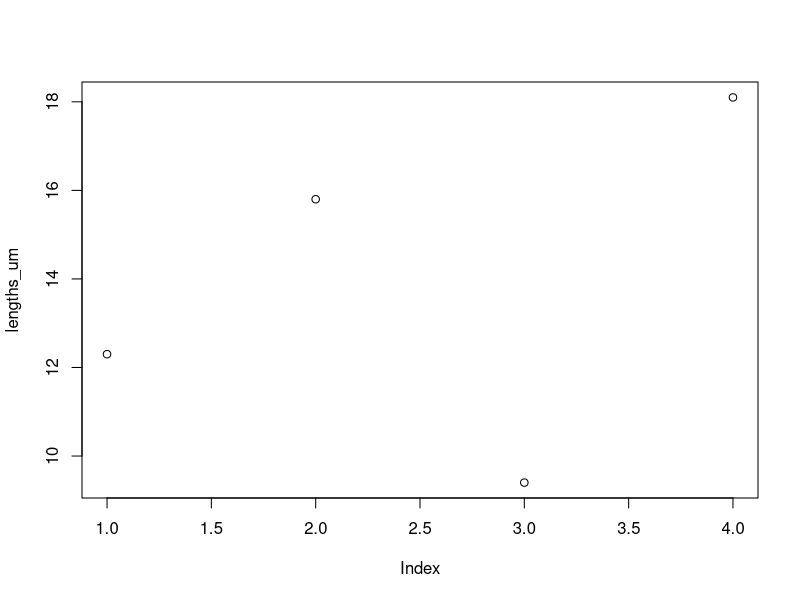

Write R code to recreate this figure. (Note: this script raises an error after producing the figure.)
## ---- chunk 1
# This is a code block
# It starts with ```{r} and ends with ```
# Lines that start with "#" are comments in R. These lines are ignored when the code is executed.
## ---- chunk 2
# Numeric vector
lengths_um <- c(12.3, 15.8, 9.4, 18.1)
print(lengths_um)

# Character vector
conditions <- c("control", "condition_1", "condition_2")
print(conditions)

# Logical vector (TRUE/FALSE)
keepers <- c(TRUE, FALSE, TRUE, TRUE)
print(keepers)

# We can apply functions to vectors
length(lengths_um)      # how many elements?
class(lengths_um)       # what type?

## ---- chunk 3
# In R, most operators and many functions are *vectorized*:
# they act on every element of a vector without writing a loop.

# Example vector 
lengths_um <- c(12.3, 15.8, 9.4, 18.1)
## ---- chunk 4
lengths_um + 3      # add 3 to every element
lengths_um * 5      # multiply every element by 5
lengths_um / 2      # divide every element by 2
lengths_um ^ 2      # square each element

# Elementwise arithmetic with another vector (same length)
noise <- c(0.5, -0.2, 0.0, 1.1)
lengths_um + noise
lengths_um - noise
## ---- chunk 5
# If lengths are compatible (e.g., 4 and 2), R "recycles" the shorter vector.
adjust <- c(-1, +1)
lengths_um + adjust    # adds -1, +1, -1, +1 to the four elements in turn

# ⚠️ If lengths aren't multiples, R still recycles but issues a warning.
odd <- c(1, 2, 3)
lengths_um + odd       # expect a warning; avoid this pattern
## ---- chunk 6
log10(lengths_um)
sqrt(lengths_um)
round(lengths_um,digits = 0)

# Vectorized summaries and cumulative ops
mean(lengths_um)               # single-number summary
cumsum(lengths_um)             # running sum
range(lengths_um)              # min and max

# Vectorized comparisons and logical operations
lengths_um > 12                # elementwise comparison → logical vector
which(lengths_um > 12)        # indices where condition is TRUE

# Plotting is also vectorised
plot(lengths_um)
## ---- chunk 7
# Build a tiny data frame from vectors
df_demo <- data.frame(
  control     = c(0.45, 0.62, 0.51),
  condition_1 = c(0.60, 0.70, 0.66),
  condition_2 = c(0.80, 0.77, 0.83)
)
print(df_demo)

class(df_demo)     # "data.frame"
nrow(df_demo)      # number of rows
ncol(df_demo)      # number of columns
dim(df_demo)       # number of rows and columns (dimensions of data frame)
str(df_demo)       # compact structure
## ---- chunk 8
df_demo$control           # Access column with $
df_demo[ , "control"]     # Access column with [,] and column name
df_demo[,1]               # Access column with [,] and column number

df_demo[1:2, c("control", "condition_2")]  # rows 1–2, selected columns


## ---- chunk 9
neurites <- read.csv("../../data/03_neurites_synthetic.csv")  # <-- adjust filename if needed
## ---- chunk 10
# peek at the first rows
head(neurites)

# How big is it?
nrow(neurites)
ncol(neurites)
dim(neurites)

# Column names
colnames(neurites)

# Structure (types and a preview)
str(neurites)

# Summary statistics per column
summary(neurites)
## ---- chunk 11
mean(neurites$control, na.rm = TRUE)
sd(neurites$control, na.rm = TRUE)
quantile(neurites$control, probs = c(0.25, 0.5, 0.75), na.rm = TRUE)
median(neurites$control, na.rm = TRUE)
## ---- chunk 12
# Your code here

## ---- chunk 13
neurites$control
neurites$condition_1
neurites$condition_2
## ---- chunk 14

neurites[ , 1]
neurites[ , 1:2]
neurites[ , c(1, 3)]
## ---- chunk 15
neurites[,"control"]
neurites[,c("control","condition_1")]
## ---- chunk 16
t.test(neurites$control,neurites$condition_1, alternative = 'two.sided', paired = FALSE)

# For more help on t.test parameters do 
?t.test
## ---- chunk 17
# Logical filters (TRUE/FALSE vectors)
neurites$control > 0.5 # Vectorised logical comparison

neurites[neurites$control > 0.5, ]  # keep rows where control > 0.5

neurites[neurites$condition_1 > neurites$control & neurites$condition_2 > neurites$control,] # Keep rows where both condition_1 and condition_2 are greater than control
## ---- chunk 18
# Your code here
## ---- chunk 19
neurites$delta_1 <- neurites$condition_1 - neurites$control
print(neurites)
## ---- chunk 20
# Histograms
hist(neurites$control,breaks = 10, xlab = 'control value', main = 'Distribution of control')

# Optional - overlay a density curve
d <- density(neurites$control, na.rm = TRUE)
lines(d)
## ---- chunk 21
# First let's calculate means of each column

mean_control <- mean(neurites$control)
mean_cond1 <- mean(neurites$condition_1)
mean_cond2 <- mean(neurites$condition_2)

# Now plot the means as a barplot
barplot(c(mean_control,mean_cond1,mean_cond2))

# Create a barplot with axis labels and color
barplot(c(mean_control,mean_cond1,mean_cond2), 
        names.arg = c('Control', 'Condition 1', 'Condition 2'),
        col = 'lightblue', 
        main = 'Mean Neurite Length by Condition',
        ylab = 'Mean Length [um]')

barplot(c(mean_control,mean_cond1,mean_cond2), 
        names.arg = c('Control', 'Condition 1', 'Condition 2'),
        col = c('lightblue', 'lightgreen', 'lightcoral'), 
        main = 'Mean Neurite Length by Condition',
        ylab = 'Mean Length [um]')

 


## ---- chunk 22
# Open a PDF file to save the plot
pdf(file = 'Neurites_plot.pdf', width = 6, height = 4)


# Create the same barplot inside the PDF file
barplot(c(mean_control, mean_cond1, mean_cond2), 
        names.arg = c('Control', 'Condition 1', 'Condition 2'),
        col = 'lightblue', 
        main = 'Mean Neurite Length by Condition', 
        ylab = 'Mean Length [um]')


# Close the PDF device to finish saving the plot
dev.off()
## ---- chunk 23
# Boxplot to compare the groups/columns
boxplot(neurites) # neurites is a data frame - each column is one group on x axis
